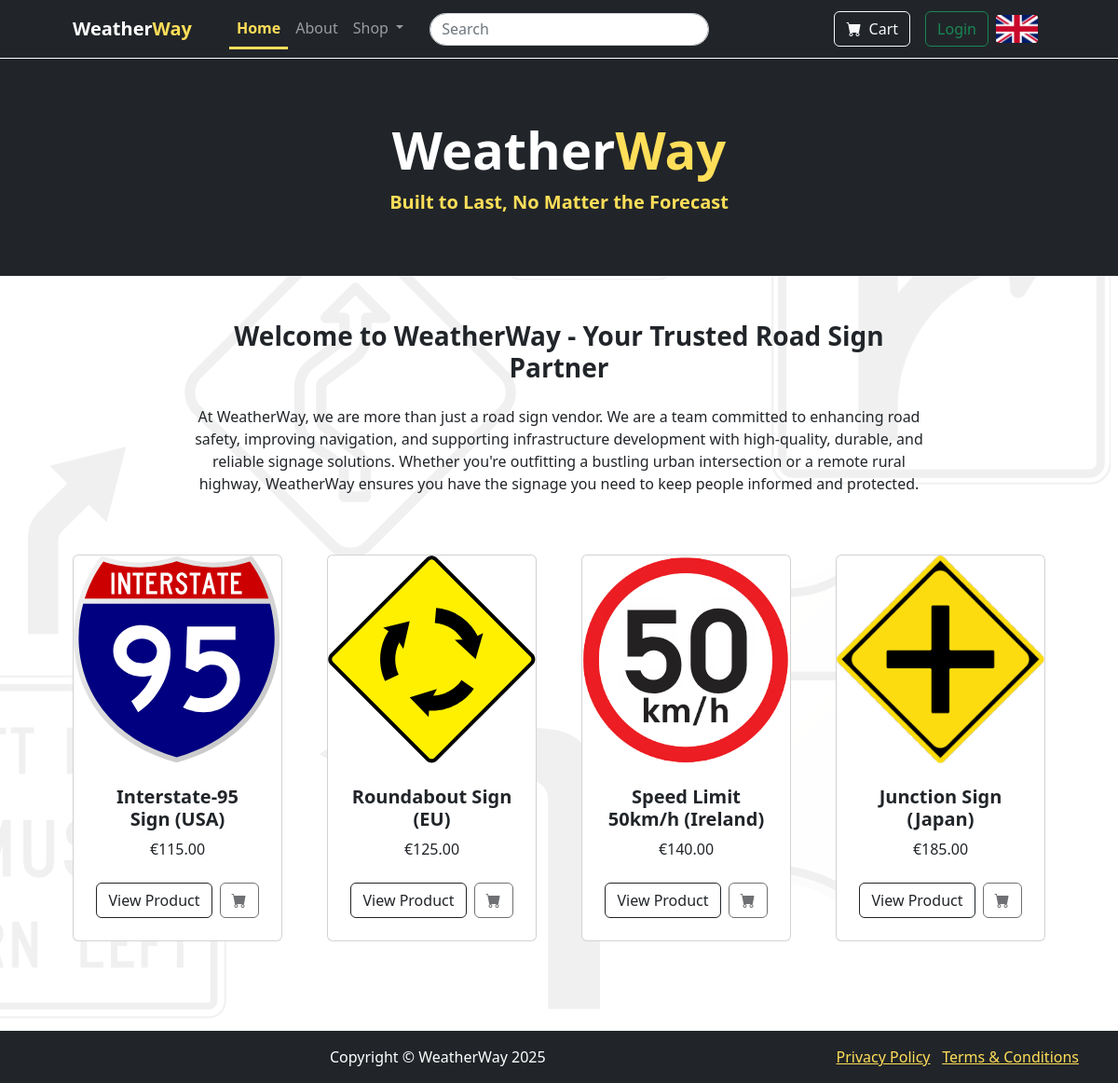
The page / on the database its author committed.
### model/models.py (models this page shows, shortened)
class Product(db.Model):
    id = db.Column(db.String(10), primary_key=True)
    name = db.Column(db.String(100), nullable=False)
    brand = db.Column(db.String(50), nullable=False)
    price = db.Column(db.Float(10000), nullable=False)
    coating = db.Column(db.String(50))
    materials = db.Column(db.String(100))
    embossing = db.Column(db.String(50))
    image_url = db.Column(db.String(200))
    description = db.Column(db.Text)
    country = db.Column(db.String(50), nullable=False)

### app.py (the view)
@app.route('/')
def customer_home():
    products = Product.query.all()
    selected_products = [products[1], products[4], products[5], products[8]]
    return render_template('customer-home.html', products=selected_products)

### app.py (called while the page is built)
@app.context_processor
def inject_translations():
    language = session.get("language", "en")  # Default to English
    return {"t": translations.get(language, translations["en"])}  # Provide translation dictionary

@app.before_request
def ensure_basket_exists():
    if 'basket' not in session or not isinstance(session['basket'], dict):
        session['basket'] = {}  # Ensure it's always a dictionary
    session.modified = True  # Ensure session updates

### templates/customer-home.html (shortened to what this page needs)
{% extends "base.html" %}
{% block content %}
<header class="bg-dark py-3">
    <div class="container px-4 px-lg-5 my-5">
        <div class="text-center">
            <h1 class="display-4 fw-bolder">
                <span style="color:white">Weather</span><span style="color:#ffde59">Way</span>
            </h1>
            <p class="lead fw-semibold" style="color:#ffde59">Built to Last, No Matter the Forecast</p>
        </div>
    </div>
</header>
<section class="py-5">
    <div class="row gx-4 gx-lg-5 justify-content-center">
        <div class="col-lg-8">
            <h3 class="fw-bolder mb-4 text-center">Welcome to WeatherWay - Your Trusted Road Sign Partner</h3>
            <p class="text-center">At WeatherWay, we are more than just a road sign vendor. We are a team committed to enhancing road safety, improving navigation, and supporting infrastructure development with high-quality, durable, and reliable signage solutions. Whether you're outfitting a bustling urban intersection or a remote rural highway, WeatherWay ensures you have the signage you need to keep people informed and protected.</p>
        </div>
    </div>
    <div class="container px-4 px-lg-5 mt-5">
        <div class="row gx-4 gx-lg-5 row-cols-1 row-cols-sm-2 row-cols-md-3 row-cols-lg-4 justify-content-center">
            {% for product in products %}
            <div class="col mb-5">
                <div class="card h-100">
                    <img class="card-img-top img-fluid" src="{{ url_for('static', filename=product.image_url) }}" alt="{{ product.name }}">
                    <div class="card-body p-4">
                        <div class="text-center">
                            <h5 class="fw-bolder">{{ product.name }}</h5>
                            €{{ "{:.2f}".format(product.price) }}
                        </div>
                    </div>
                    <div class="card-footer p-4 pt-0 border-top-0 bg-transparent">
                        <div class="d-flex justify-content-center">
                            <a class="btn btn-outline-dark mt-auto me-2" href="{{ url_for('product_details', product_id=product.id) }}">
                                View Product
                            </a>
                            {% if current_user.is_authenticated %}
                                <button class="btn btn-outline-dark flex-shrink-0" type="button" onclick="addToCart('{{ product.id }}')">
                                    <i class="bi-cart-fill"></i>
                                </button>
                            {% else %}
                                <button class="btn btn-outline-dark flex-shrink-0" disabled>
                                    <i class="bi-cart-fill"></i>
                                </button>
                            {% endif %}
                        </div>
                    </div>
                </div>
            </div>
            {% endfor %}
        </div>
    </div>
</section>
{% endblock %}

### rows shown on the page
Product: image_url (picture), name "Interstate-95 Sign (USA)", price "115.00"
Product: image_url (picture), name "Roundabout Sign (EU)", price "125.00"
Product: image_url (picture), name "Speed Limit 50km/h (Ireland)", price "140.00"
Product: image_url (picture), name "Junction Sign (Japan)", price "185.00"

### other values the page prints
{{ t["home"] }} "Home"
{{ t["about"] }} "About"
{{ t["shop"] }} "Shop"
{{ t["cart"] }} "Cart"
{{ t["sign_in"] }} "Login"
